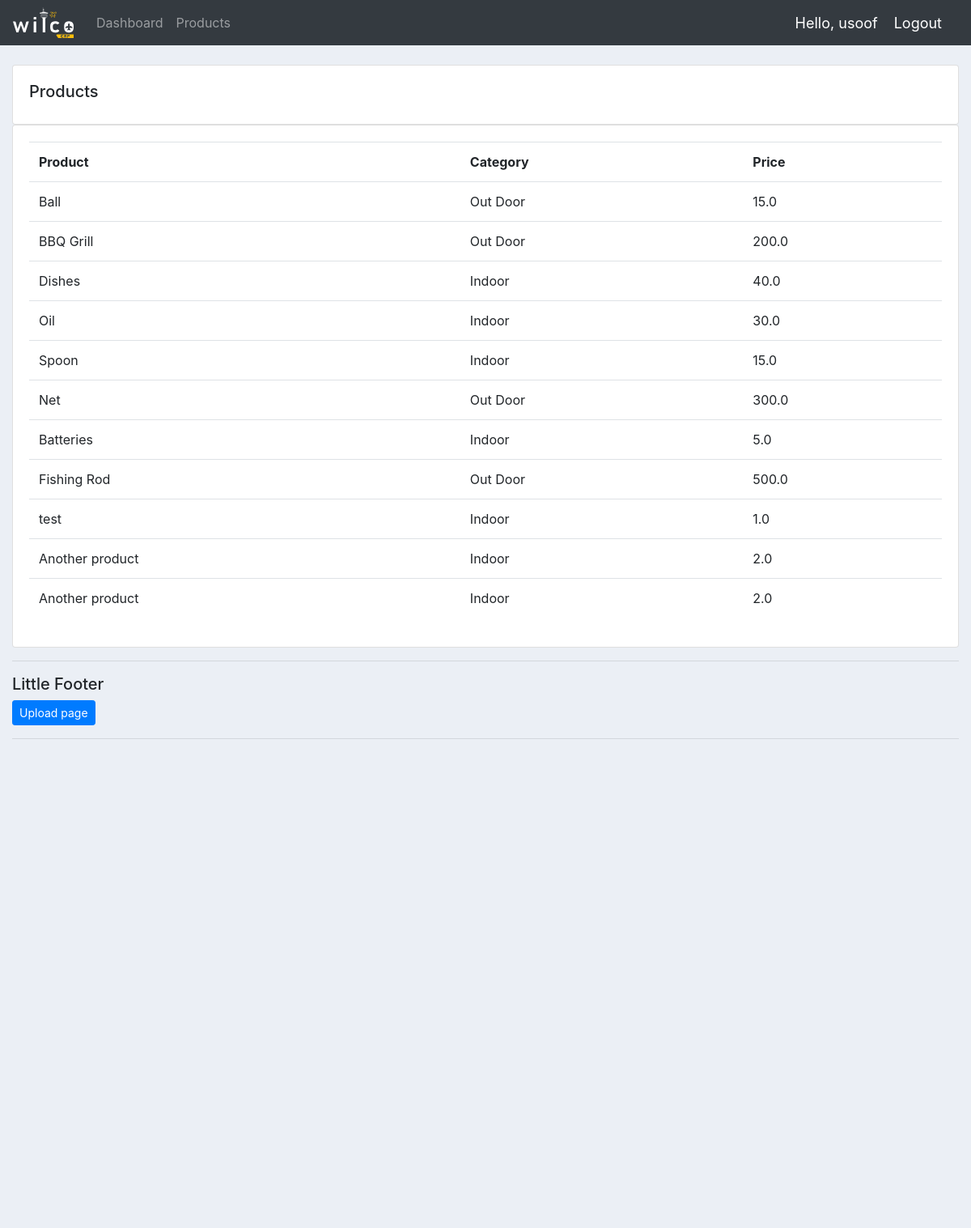
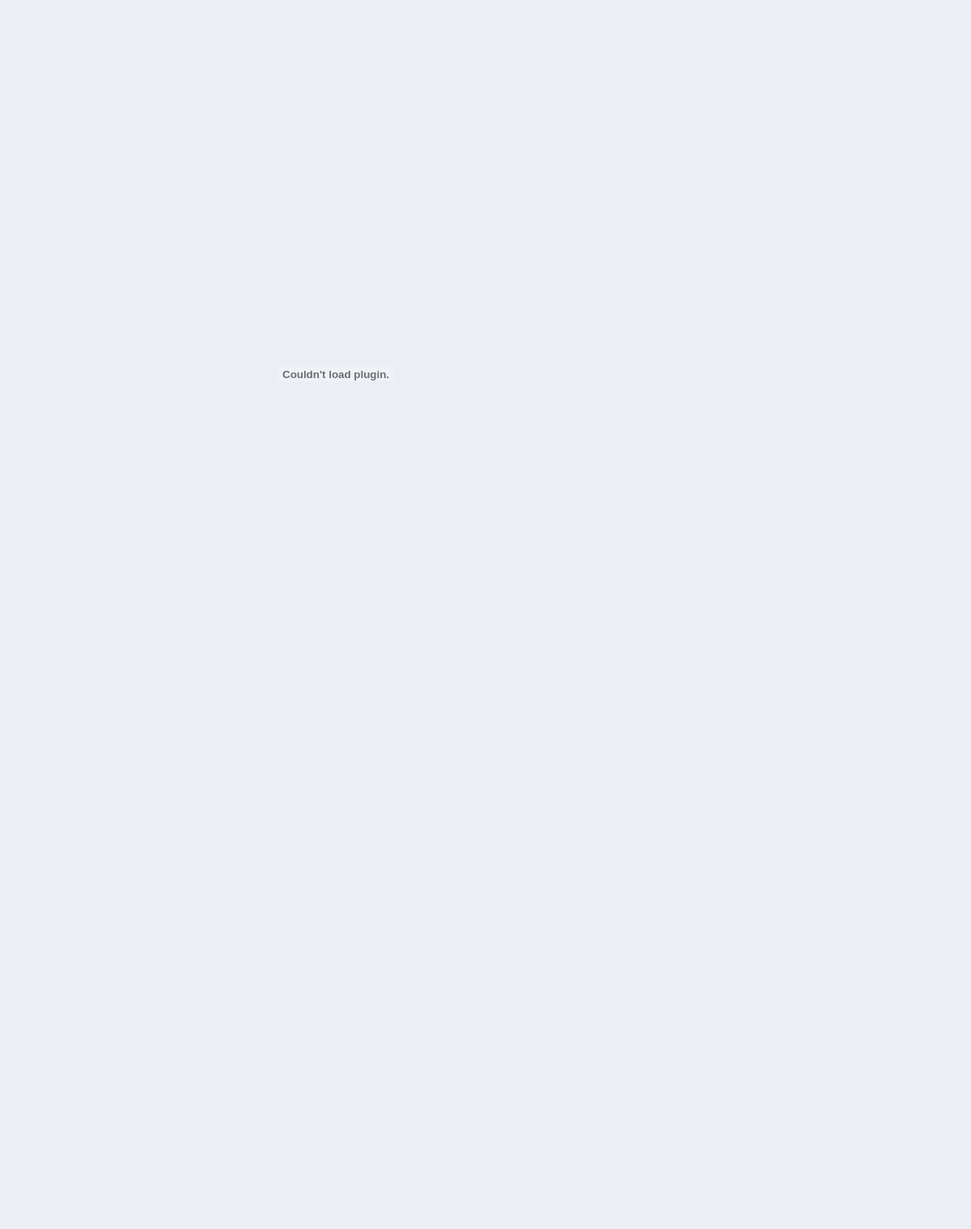
Screenshot of /products/ (signed in) with the database file from the repository (2 pictures, top to bottom).
### accounts/models.py (models this page shows, shortened)
class Product(models.Model):
    CATEGORY = [
		('Indoor', 'Indoor'),
		('Out Door', 'Out Door'),
	]
    name = models.CharField(max_length = 200, null = True)
    price = models.FloatField(null = True)
    category = models.CharField(max_length = 200, null = True, choices = CATEGORY)
    description = models.CharField(max_length = 200, null = True, blank = True)
    date_created = models.DateTimeField(auto_now_add = True, null = True)
    tag = models.ManyToManyField(Tag)
    class Meta:
        permissions = [
            ("change_product_price", "can change product price only")
        ]

### accounts/decorators.py (the view)
        def wrapper_func(request, *args, **kwargs):
            group = ""
            if request.user.groups.exists():
                group = request.user.groups.all()[0].name
            if group in allowed_roles:
                return view_func(request, *args, **kwargs)
            else:
                return HttpResponse('You are not authorized to view this page')

### accounts/views.py (called while the page is built)
@login_required(login_url = 'accounts:login')
@allowed_users(allowed_roles = ['admin'])
def products(request):
    products = Product.objects.all()
    return render(request, 'accounts/products.html', {'products': products})

### accounts/templates/accounts/products.html
{% extends 'accounts/base_accounts.html' %}
{% block content %}
    <br>
		<div class="row">
			<div class="col-md">
				<div class="card card-body">
					<h5>Products</h5>
				</div>
				<div class="card card-body">
					<table class="table">
						<tr>
							<th>Product</th>
							<th>Category</th>
							<th>Price</th>
						</tr>
            {% for i in products %}
              <tr>
                <td>{{i.name}}</td>
                <td>{{i.category}}</td>
                <td>{{i.price}}</td>
              </tr>
            {% endfor %}
					</table>
				</div>
			</div>
		</div>
{% endblock %}

### accounts/templates/accounts/navbar.html (shortened to what this page needs)
{% load static %}
<nav class="navbar navbar-expand-lg navbar-dark bg-dark">
  <a href="{% url 'accounts:home' %}"><img src="{% static 'images/logo.svg' %}" alt="Logo" width="75" style="margin-right: 20px"></a>
  <div class="collapse navbar-collapse" id="navbarNav">
    <ul class="navbar-nav">
      {% if request.user.is_staff %}
      <li class="nav-item">
        <a class="nav-link" href="{% url 'accounts:home' %}">Dashboard</a>
      </li>
      <li class="nav-item">
        <a class="nav-link" href="{% url 'accounts:products' %}">Products</a>
      </li>
      {% else %}
       <li class="nav-item">
        <a class="nav-link" href="{% url 'accounts:account' %}">Settings</a>
      </li>
      {% endif %}
    </ul>
  </div>
  <span class="hello-msg" id="hello-msg">Hello, {{request.user}}</span>
  <span><a class="hello-msg" href="{% url 'accounts:logout' %}">Logout</a></span>
</nav>

### static/css/base.css (style rules this page uses)
body { background-color: #ebeff5; }

### accounts/templates/accounts/navbar.html (style rules this page uses)
.hello-msg { font-size: 18px; color: #fff; margin-right: 20px; }

### rows the page displays
Product: name "Ball", category "Out Door", price "15.0"
Product: name "BBQ Grill", category "Out Door", price "200.0"
Product: name "Dishes", category "Indoor", price "40.0"
Product: name "Oil", category "Indoor", price "30.0"
Product: name "Spoon", category "Indoor", price "15.0"
Product: name "Net", category "Out Door", price "300.0"
Product: name "Batteries", category "Indoor", price "5.0"
Product: name "Fishing Rod", category "Out Door", price "500.0"
Product: name "test", category "Indoor", price "1.0"
Product: name "Another product", category "Indoor", price "2.0"
Product: name "Another product", category "Indoor", price "2.0"

### other values shown
{{ request.user }} "usoof"
